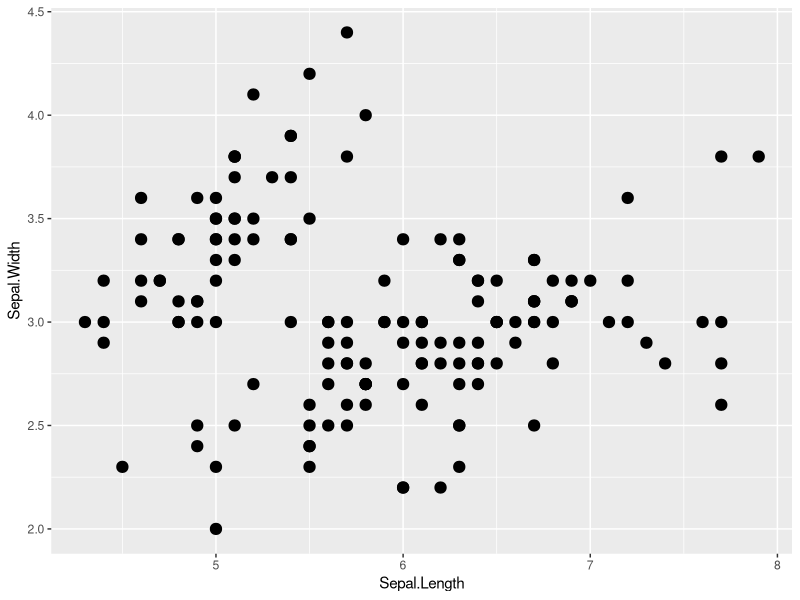
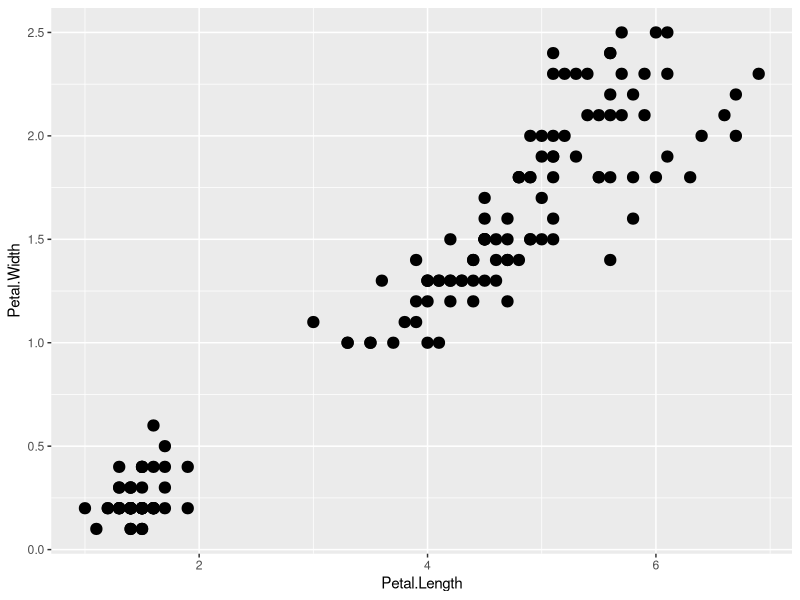
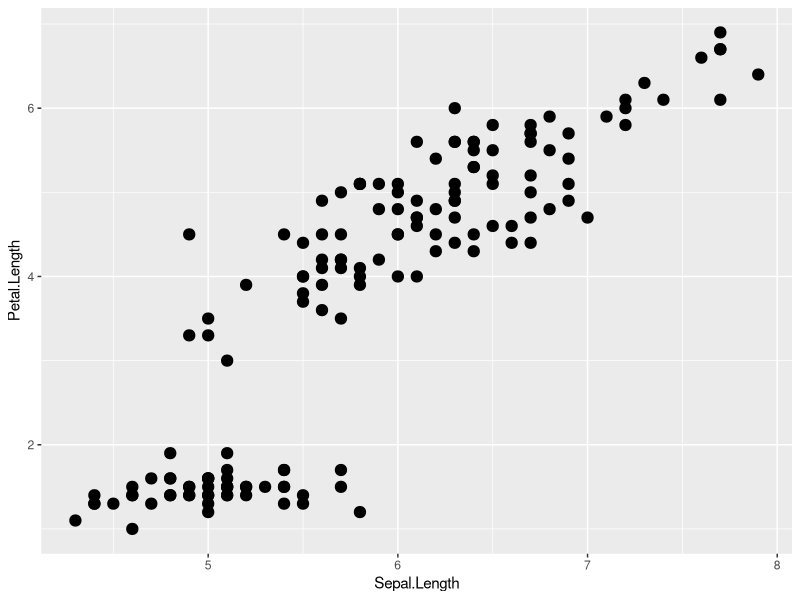
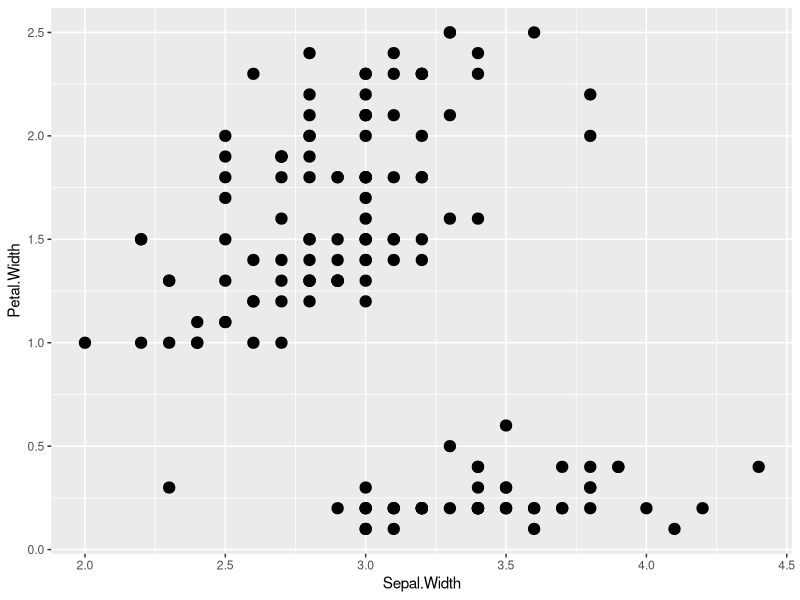
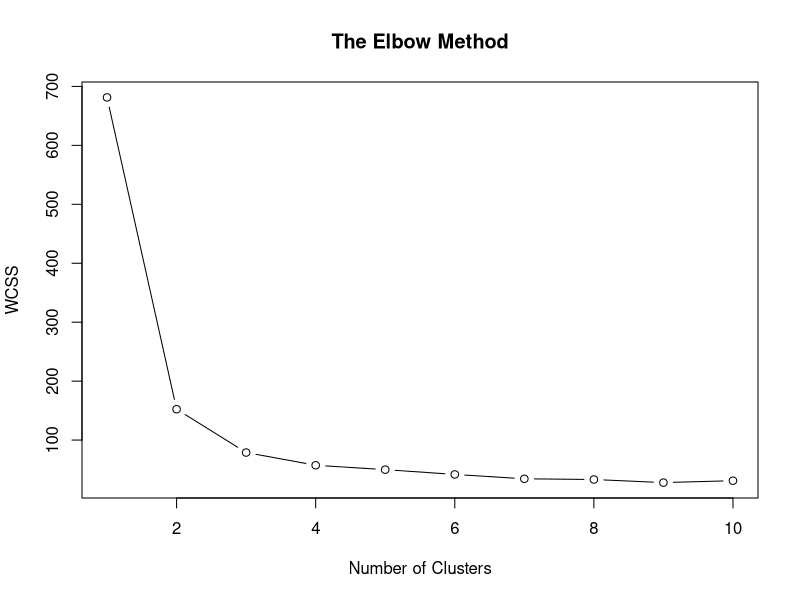
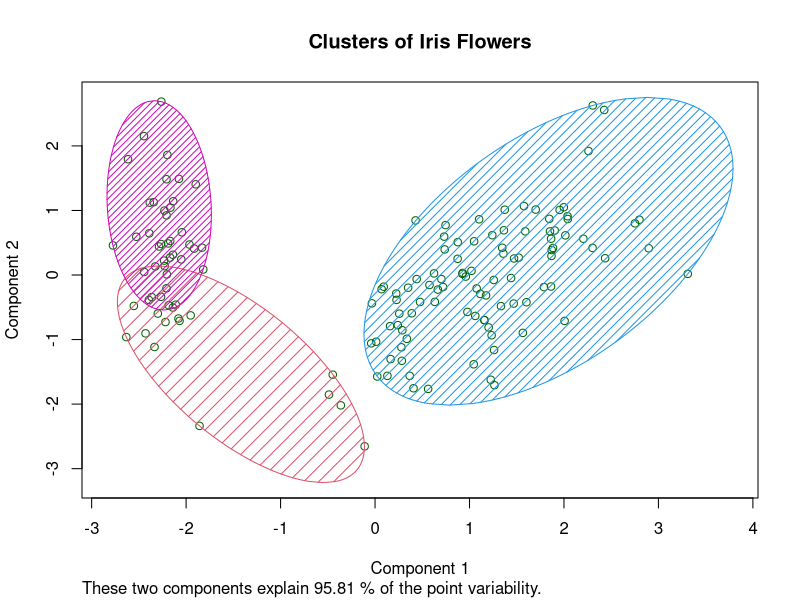

R code for these plots, in order:
install.packages("tidyverse")       # for data work & visualization
install.packages("cluster")         # for cluster modeling 
install.packages("reshape2")        # for melting data

library(tidyverse)
library(cluster)
library(reshape2)

iris1=iris
View(iris1)
str(iris1)
summary(iris1)
table(iris$Species)



ggplot(iris1)+
  geom_point(aes(x = Sepal.Length, y = Sepal.Width), stroke = 2)

ggplot(iris1)+
  geom_point(aes(x = Petal.Length, y = Petal.Width), stroke = 2)

ggplot(iris1)+
  geom_point(aes(x = Sepal.Length, y = Petal.Length), stroke = 2)

ggplot(iris1)+
  geom_point(aes(x = Sepal.Width, y = Petal.Width), stroke = 2)

set.seed(123) # for reproduction
wcss <- vector()
for (i in 1:10) wcss[i] <- sum(kmeans(iris1[, -5], i)$withinss)
plot(1:10, wcss, type = "b",main = paste("The Elbow Method"),xlab = "Number of Clusters",ylab = "WCSS")
km <- kmeans( x = iris1[, -5] , centers = 3)
yclus <- km$cluster
table(yclus)
clusplot(iris1[, -5],
         yclus,
         lines = 0,
         shade = TRUE,
         color = TRUE,
         labels = 0,
         plotchar = FALSE,
         span = TRUE,
         main = paste("Clusters of Iris Flowers")
)
iris1$cluster.kmean <- yclus
cm <- table(iris1$Species, iris1$cluster.kmean)
cm
